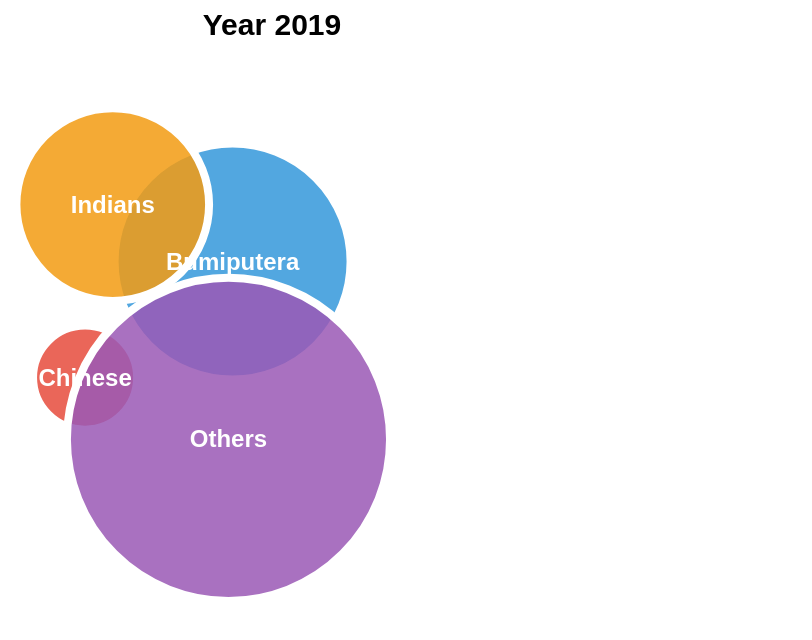

The Vega-Lite source for this figure:
### Vega specification from a JSON file in a GitHub repository (floating-point values rounded to 4 significant figures)
{"$schema": "https://vega.github.io/schema/vega/v6.json", "description": "Packed bubble chart showing poverty incidence by ethnicity (2002)", "width": 100, "height": 320, "signals": [{"name": "cx", "update": "width/2-260"}, {"name": "cy", "update": "170"}], "data": [{"name": "table", "values": [{"ethnic": "Bumiputera", "poverty": 7.2}, {"ethnic": "Chinese", "poverty": 1.4}, {"ethnic": "Indians", "poverty": 4.8}, {"ethnic": "Others", "poverty": 13.5}]}], "scales": [{"name": "size", "domain": [0, 15], "range": [0, 29000]}, {"name": "color", "type": "ordinal", "domain": ["Bumiputera", "Chinese", "Indians", "Others"], "range": ["#3498db", "#e74c3c", "#f39c12", "#9b59b6"]}], "marks": [{"type": "text", "encode": {"enter": {"x": {"signal": "width/2-220"}, "y": {"value": 5.5}, "text": {"value": "Year 2019"}, "align": {"value": "center"}, "baseline": {"value": "top"}, "fontSize": {"value": 15}, "fontWeight": {"value": "bold"}}}}, {"name": "nodes", "type": "symbol", "from": {"data": "table"}, "encode": {"enter": {"fill": {"scale": "color", "field": "ethnic"}, "xfocus": {"signal": "cx"}, "yfocus": {"signal": "cy"}}, "update": {"size": {"signal": "datum.poverty", "scale": "size"}, "stroke": {"value": "white"}, "strokeWidth": {"value": 4}, "fillOpacity": {"value": 0.85}, "tooltip": {"signal": "{'Ethnicity': datum.ethnic, 'Poverty Rate (%)': datum.poverty}"}}, "hover": {"fillOpacity": {"value": 1}, "strokeWidth": {"value": 6}}}, "transform": [{"type": "force", "iterations": 300, "static": false, "restart": true, "forces": [{"force": "collide", "iterations": 3, "radius": {"expr": "sqrt(datum.size)/2 + 1"}}, {"force": "center", "x": {"signal": "cx"}, "y": {"signal": "cy"}}, {"force": "x", "x": "xfocus", "strength": 0.05}, {"force": "y", "y": "yfocus", "strength": 0.05}]}]}, {"type": "text", "from": {"data": "nodes"}, "encode": {"enter": {"align": {"value": "center"}, "baseline": {"value": "middle"}, "fontSize": {"value": 12}, "fontWeight": {"value": "bold"}, "fill": {"value": "white"}}, "update": {"x": {"field": "x"}, "y": {"field": "y"}, "text": {"field": "datum.ethnic"}}}}]}
